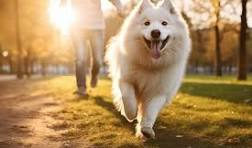
#> input picture opencv_face_detection/photos/dog.jpeg, 252 x 148 px, found by its file name
$ python masking.py
#> lines starting #> are read from the running program, lines starting #| are printed output that depends on the picture; after the words box and inside, x2 and y2 are one past the last pixel; in counts of white or black regions, pixels touching at a corner belong together
import cv2 as cv
import numpy as np

#reading images
img = cv.imread('opencv_face_detection/photos/dog.jpeg')
#> img is the input picture: shape (148, 252, 3); mean B, G, R 93.4, 138.5, 172.9
cv.imshow('Dog',img)

blank = np.zeros(img.shape[:2],dtype='uint8')
cv.imshow('Blank Image',blank)

mask = cv.circle(blank.copy(),(img.shape[1]//2+45,img.shape[0]//2),100,255,-1)
cv.imshow('Mask',mask)
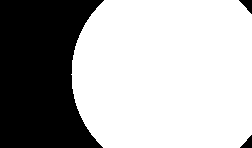
#> window 'Mask': shape (148, 252); 67.1% white; 3 black regions, box (x1, y1, x2, y2) and area: (0, 0, 104, 148) 12073, (239, 0, 252, 14) 96, (240, 135, 252, 148) 83

masked = cv.bitwise_and(img,img,mask=mask)
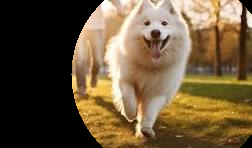
#> masked: shape (148, 252, 3); mean B, G, R 59, 87.2, 106.9
cv.imshow('Masked Image',masked)

cv.waitKey(0)

$ run again, with opencv_face_detection/photos/man.jpg copied over opencv_face_detection/photos/dog.jpeg
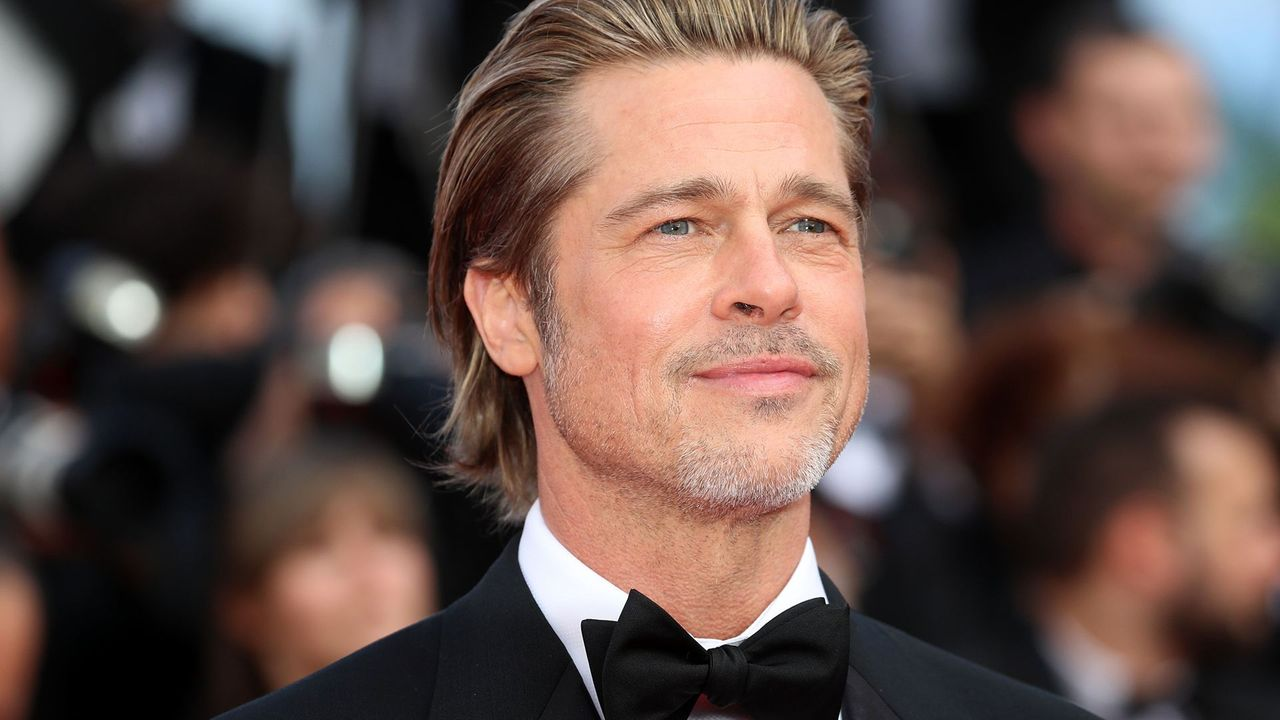
#> input picture opencv_face_detection/photos/man.jpg, 1280 x 720 px, found by its file name
#> img is the input picture: shape (720, 1280, 3); mean B, G, R 71, 77.1, 96.5
#> `cv.imshow('Mask',mask)`:
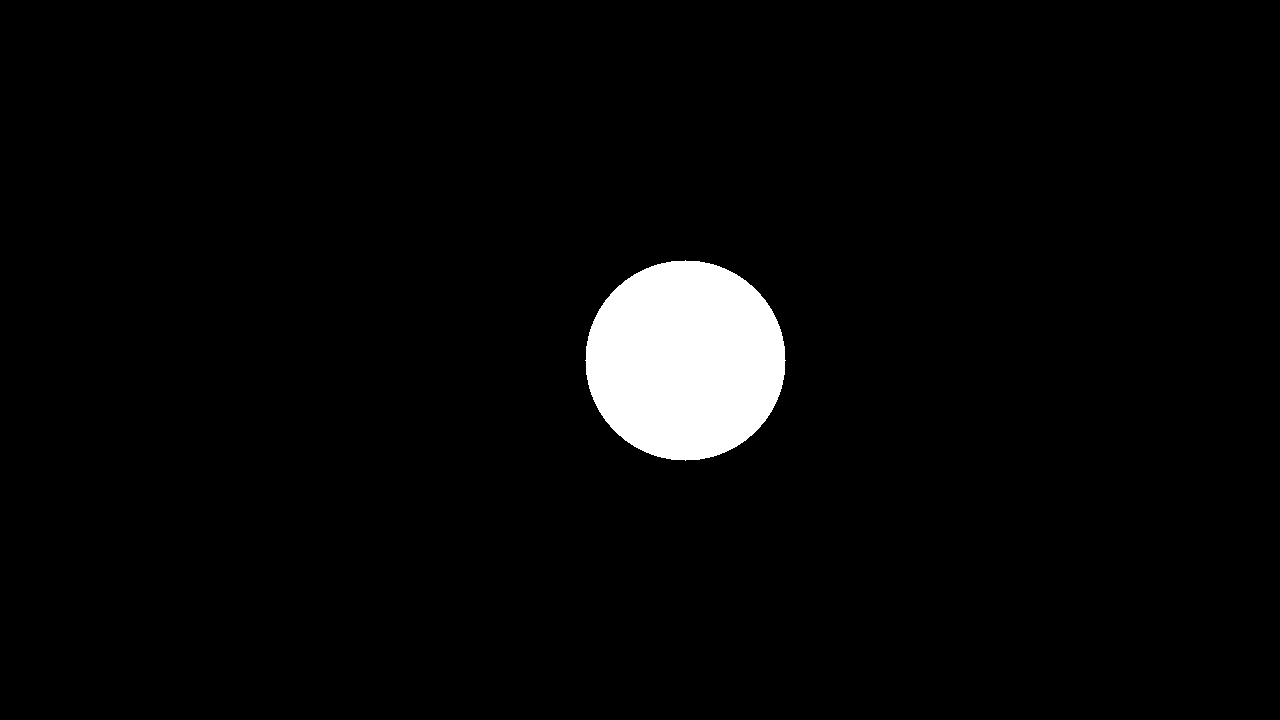
#> window 'Mask': shape (720, 1280); 3.4% white; 1 white region, box (x1, y1, x2, y2) and area: (585, 260, 786, 461) 31417
#> `masked = cv.bitwise_and(img,img,mask=mask)`:
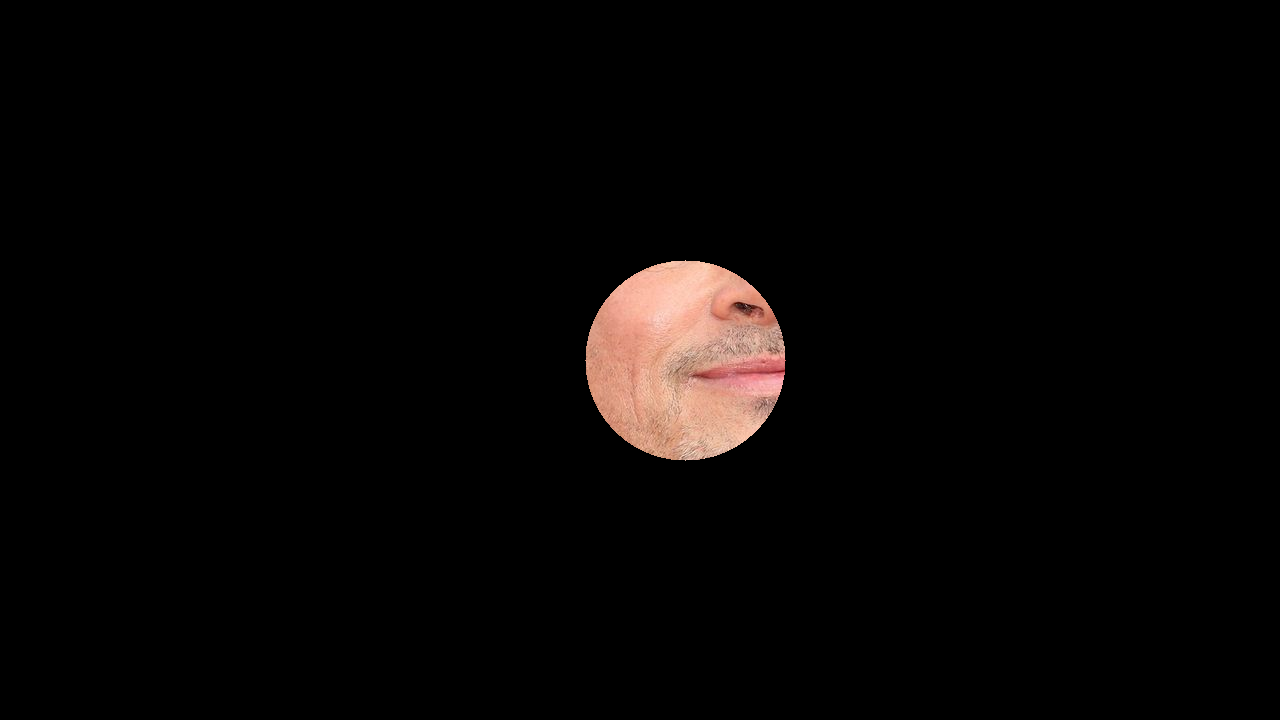
#> masked: shape (720, 1280, 3); mean B, G, R 4.8, 5.5, 7.6

$ run again, with opencv_face_detection/photos/park.jpg copied over opencv_face_detection/photos/dog.jpeg
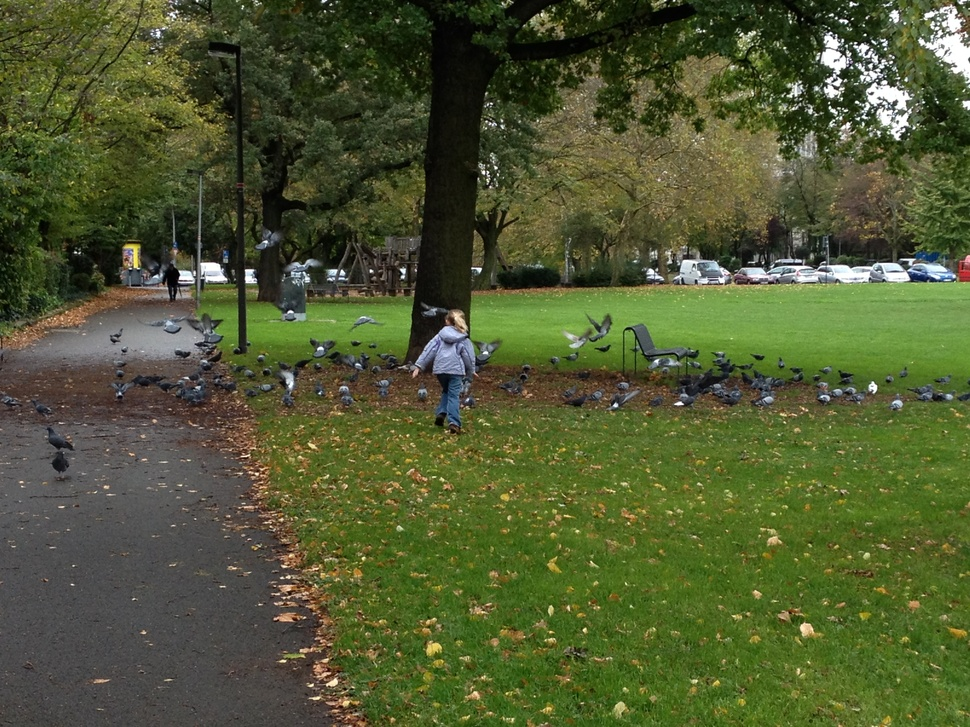
#> input picture opencv_face_detection/photos/park.jpg, 970 x 727 px, shrunk from 3264 x 2448 before the run, found by its file name
#> img is the input picture: shape (727, 970, 3); mean B, G, R 50, 88.6, 79.7
#> `cv.imshow('Mask',mask)`:
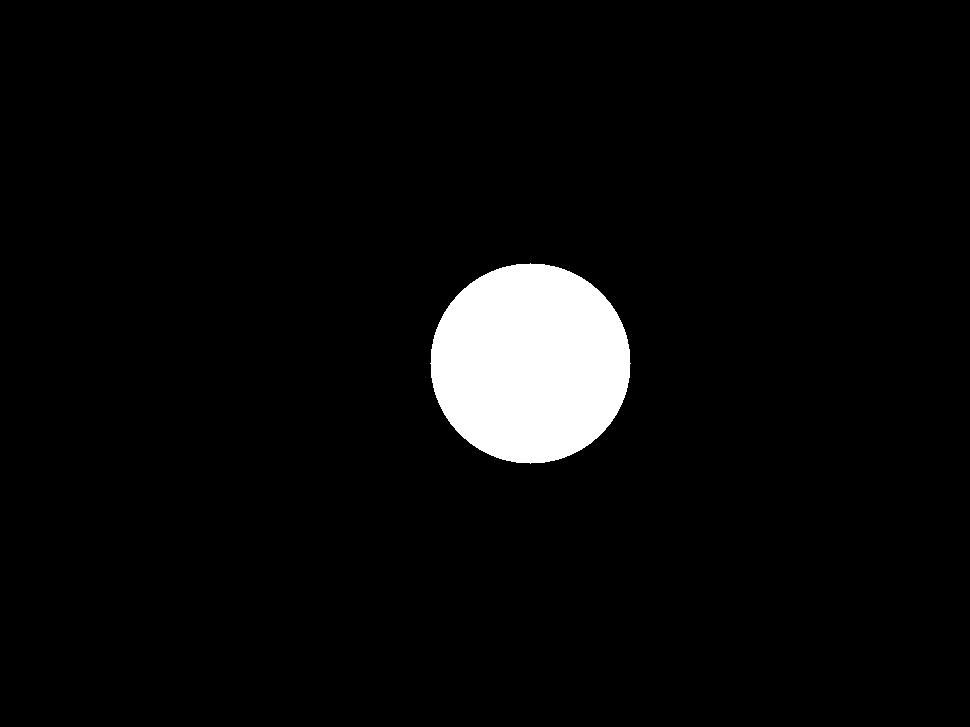
#> window 'Mask': shape (727, 970); 4.5% white; 1 white region, box (x1, y1, x2, y2) and area: (430, 263, 631, 464) 31417
#> `masked = cv.bitwise_and(img,img,mask=mask)`:
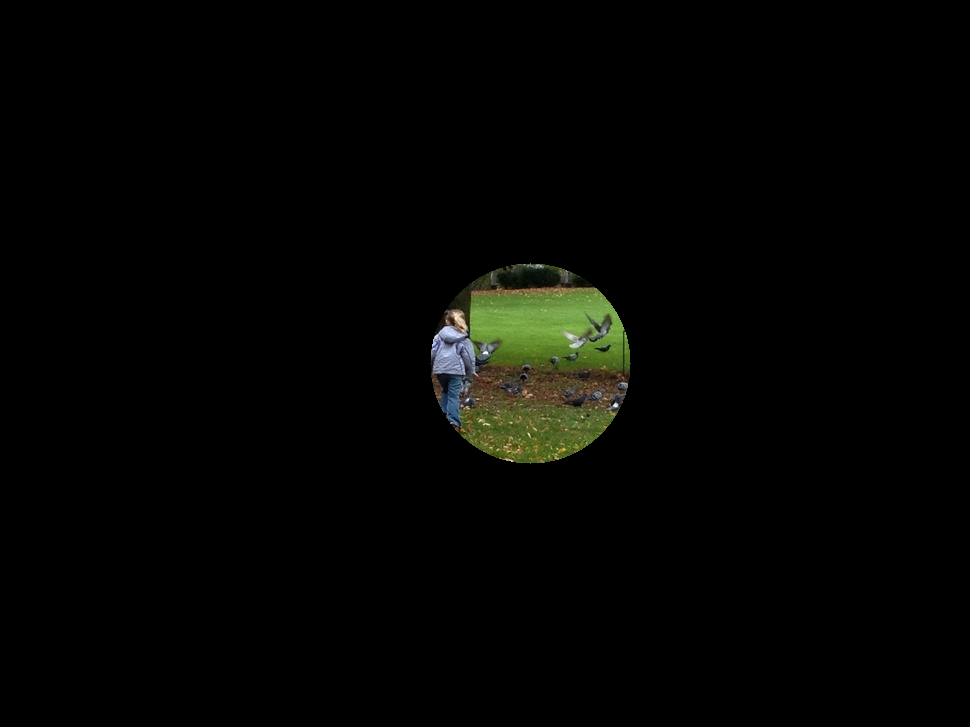
#> masked: shape (727, 970, 3); mean B, G, R 2.6, 4.5, 4
